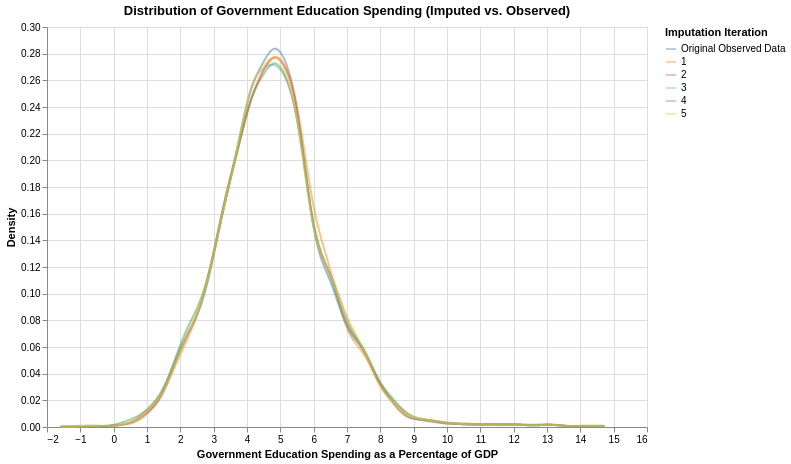

This figure's notebook cell:
### Code cell
# redo title for edu spending
# Government education spending as a percentage of GDP


alt.Chart(all_dfs.dropna(subset=['edu_spend'])).transform_density(
     'edu_spend',
     groupby=['imputation_iteration'],
     as_=['edu_spend', 'density']
).mark_line(opacity=0.5).encode(
     x=alt.X('edu_spend').title('Government Education Spending as a Percentage of GDP'),
     y=alt.Y('density:Q').stack(False).title('Density'),
     color=alt.Color('imputation_iteration:N').title('Imputation Iteration'),
    tooltip='imputation_iteration'
).properties(title="Distribution of Government Education Spending (Imputed vs. Observed)", width=600, height=400)

### Figure 1 — Vega-Lite specification as saved in the notebook (floating-point values rounded to 4 significant figures; data arrays with more than 128 entries replaced by an {"elided": "..."} marker saying what was removed)
{"config": {"view": {"continuousWidth": 300, "continuousHeight": 300}}, "data": {"name": "data-6c45b8a6060053db7230d3b806b40520"}, "mark": {"type": "line", "opacity": 0.5}, "encoding": {"color": {"field": "imputation_iteration", "title": "Imputation Iteration", "type": "nominal"}, "tooltip": {"field": "imputation_iteration", "type": "nominal"}, "x": {"field": "edu_spend", "title": "Government Education Spending as a Percentage of GDP", "type": "quantitative"}, "y": {"field": "density", "stack": false, "title": "Density", "type": "quantitative"}}, "height": 400, "title": "Distribution of Government Education Spending (Imputed vs. Observed)", "transform": [{"density": "edu_spend", "groupby": ["imputation_iteration"], "as": ["edu_spend", "density"]}], "width": 600, "$schema": "https://vega.github.io/schema/vega-lite/v5.20.1.json", "datasets": {"data-6c45b8a6060053db7230d3b806b40520": {"elided": "12302 records"}}}
